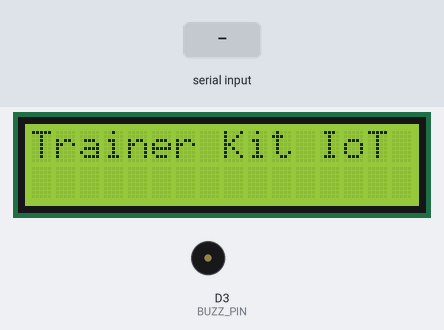
A sketch run on a simulated ESP8266 (NodeMCU). Parts: 16×2 character LCD, buzzer (waves = sounding, pin HIGH). The test bench sets the inputs (shaded band). What the sketch prints to the serial monitor is not drawn.

Above: at 1.1 s.
At 3.1 s:
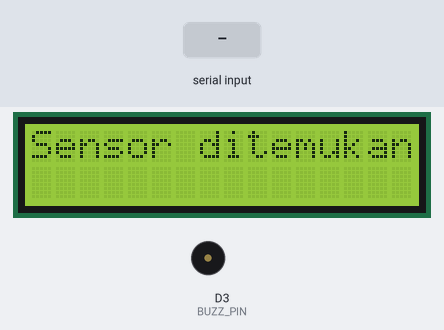
5.3 s: "90,45\n" received over Serial
At 5.4 s:
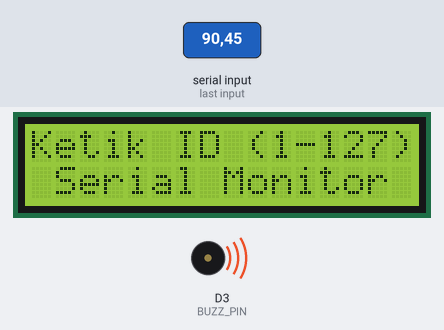
At 7.3 s:
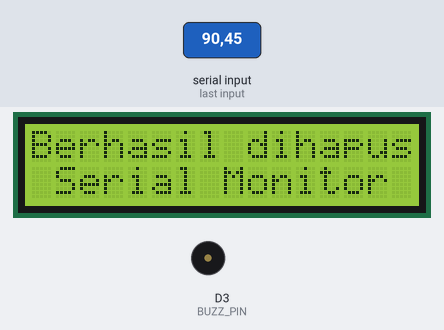
8.3 s: "30,150\n" received over Serial
Timing chart, 0 to 13.5 s (numbered marks = the images above; inputs shaded):
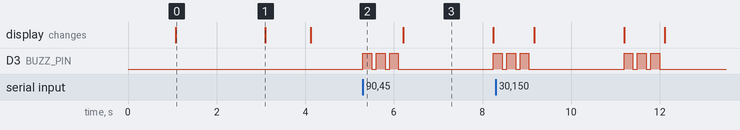

The sketch:

Modul13C_Fingerprint_Delete.ino
```cpp
// MODUL 13 - Program DELETE (Menghapus Data Sidik Jari)
// Serial Monitor: baudrate 115200, pilih "Newline" pada pengaturan line ending
// Library Sidik Jari
#include <Adafruit_Fingerprint.h>
// Library LCD 16x2 I2C
#include <Wire.h>
#include <LiquidCrystal_I2C.h>
// Library Software Serial
#include <SoftwareSerial.h>

#define BUZZ_PIN D3

LiquidCrystal_I2C lcd(0x27, 16, 2);

// Koneksi PIN Fingerprint ke PIN NodeMCU: TX D5, RX D6
SoftwareSerial FP_Serial(D5, D6);
Adafruit_Fingerprint finger = Adafruit_Fingerprint(&FP_Serial);

int id;     // Variabel untuk menyimpan ID

// Deklarasi fungsi
int baca_id();
uint8_t deleteFingerprint(int id);
void buzz_done();
void buzz_deleted();
void buzz_failed();

void setup() {
  Serial.begin(115200);
  pinMode(BUZZ_PIN, OUTPUT);
  digitalWrite(BUZZ_PIN, LOW);
  finger.begin(57600);
  lcd.init();
  lcd.backlight();
  lcd.print("Trainer Kit IoT");
  delay(2000);
  lcd.clear();

  if (finger.verifyPassword()) {
    lcd.setCursor(0, 0);
    lcd.print("Sensor ditemukan");
    Serial.println("Sensor ditemukan");
    delay(1000);
    lcd.clear();
  } else {
    lcd.setCursor(0, 0);
    lcd.print("Tidak Ada Sensor");
    Serial.println("Tidak Ada Sensor");
    delay(1000);
    lcd.clear();
  }
}

// Membaca angka (ID) dari serial monitor
int baca_id() {
  int num = 0;
  while (num < 1 || num > 127) {
    while (!Serial.available()) { delay(10); }   // delay agar watchdog ESP8266 tidak reset
    num = Serial.parseInt();
  }
  buzz_done();
  return num;
}

void loop() {
  Serial.println("Ketik ID (1-127) yang akan dihapus!");
  lcd.setCursor(0, 0);
  lcd.print("Ketik ID (1-127)");
  lcd.setCursor(0, 1);
  lcd.print(" Serial Monitor ");

  id = baca_id();
  if (id == 0) { return; }

  Serial.print("Menghapus ID#");
  Serial.println(id);

  deleteFingerprint(id);
}

// Fungsi menghapus data sidik jari yang tersimpan
uint8_t deleteFingerprint(int id) {
  int p = -1;

  p = finger.deleteModel(id);
  if (p == FINGERPRINT_OK) {
    Serial.println("Sidik jari dihapus!");
    buzz_deleted();
    lcd.setCursor(0, 0);
    lcd.print("Berhasil dihapus");
    delay(2000);
  } else {
    Serial.println("Sidik jari gagal dihapus");
    buzz_failed();
    lcd.setCursor(0, 0);
    lcd.print("Gagal dihapus   ");
    delay(2000);
  }
  return p;
}

// Nada Buzzer: notifikasi ID diterima
void buzz_done() {
  digitalWrite(BUZZ_PIN, HIGH); delay(200);
  digitalWrite(BUZZ_PIN, LOW);  delay(100);
}

// Nada Buzzer: berhasil menghapus data sidik jari
void buzz_deleted() {
  for (int x = 0; x < 2; x++) {
    digitalWrite(BUZZ_PIN, HIGH); delay(200);
    digitalWrite(BUZZ_PIN, LOW);  delay(100);
  }
}

// Nada Buzzer: gagal menghapus data sidik jari
void buzz_failed() {
  digitalWrite(BUZZ_PIN, HIGH); delay(1000);
  digitalWrite(BUZZ_PIN, LOW);  delay(100);
}
```

Measured:
- after the input at 5.3 s, D3 (BUZZ_PIN): LOW → HIGH at once, then repeats every 0.30 s: LOW 0.10 s, HIGH 0.20 s
- what the display in image 0 shows lasts 2.0 s, from 1.1 s to 3.1 s
- what the display in image 1 shows lasts 1.0 s, from 3.1 s to 4.1 s
